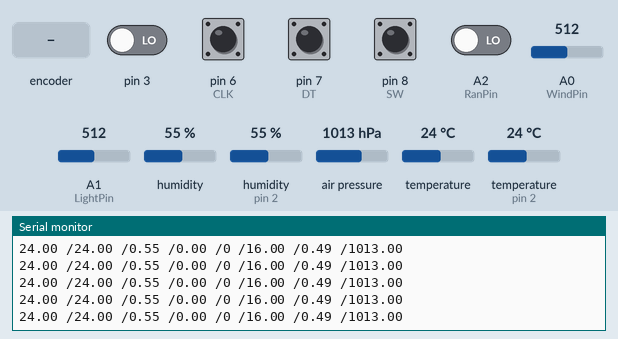
Bench run of a sketch on a simulated Arduino Uno, built with avr-gcc and run on an emulated ATmega328P. Shown: the last lines printed to the serial monitor. The inputs (shaded band) are chosen by the test bench; at power-on: pin 6 (CLK), pin 7 (DT), pin 8 (SW) HIGH, A2 (RanPin), pin 3 LOW, air pressure 1013 hPa, temperature (sensor on pin 2) 24 °C, temperature 24 °C, A0 (WindPin) = 512, A1 (LightPin) = 512, humidity 55 %, humidity (sensor on pin 2) 55 %.

Above: at 1.2 s.
1.3 s: air pressure set to 952 hPa
At 1.47 s:
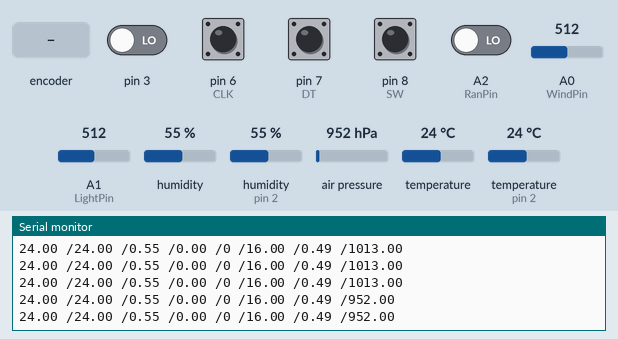
7.3 s: rotary encoder on pin 6 (CLK) / pin 7 (DT) turned 1 step (first pin leading)
At 7.53 s:
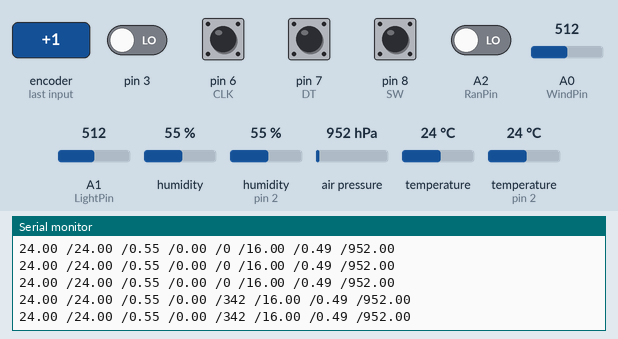
13.5 s: temperature (sensor on pin 2) set to 4 °C
At 13.6 s:
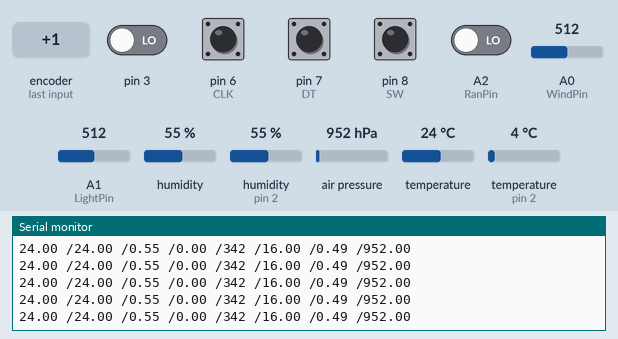
19.5 s: pin 8 (SW) pulled LOW for 0.15 s
At 19.57 s:
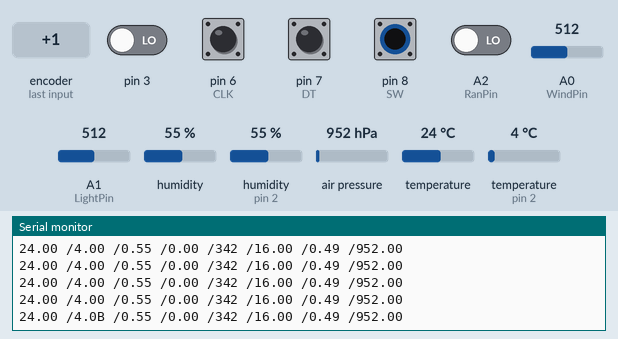
25.7 s: A2 (RanPin) driven HIGH
At 25.85 s:
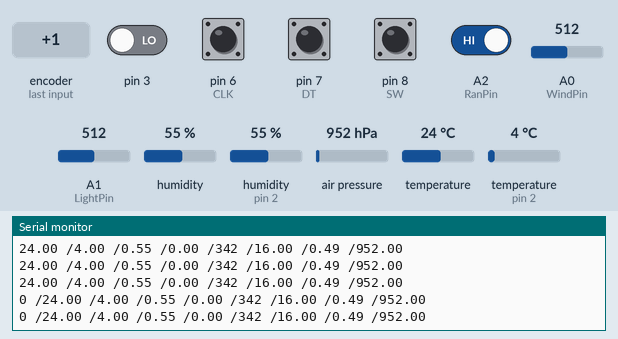
27.6 s: temperature (sensor 0) set to 4 °C
At 27.6 s:
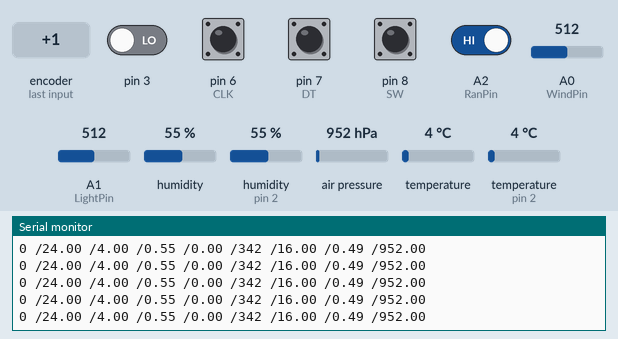

Measured:
- after the input at 1.3 s, the serial monitor: prints a new line after 0.11 s (image 1)
- after the input at 7.3 s, the serial monitor: prints a new line after 0.17 s (image 2)
- after the input at 19.5 s, the serial monitor: prints a new line after 0.06 s (image 4)
- after the input at 25.7 s, the serial monitor: prints a new line after 0.08 s (image 5)

The sketch:

testwind_speed.ino
```cpp
#include <PinChangeInterrupt.h> // Include the PinChangeInterrupt library
#include <DHT.h>
/* bme */

#include <Wire.h>
#include <Adafruit_Sensor.h>
#include <Adafruit_BME280.h>

#define SEALEVELPRESSURE_HPA (1013.25) // Change this to your local sea level pressure
Adafruit_BME280 bme; // I2C

/* bme def */
struct SensorData {
  float temperature;
  float humidity;
  float pressure;
  float altitude;
};


#define DHTPIN 2      // Pin where the DHT11 sensor is connected
#define DHTTYPE DHT11 // DHT11 sensor type

DHT dht(DHTPIN, DHTTYPE);

#define LightPin A1
#define RanPin A2


#define CLK 6
#define DT 7
#define SW 8
#define WindPin A0

int angle = 0;
int counter = 0;
int currentState;
int initState;
float lastvalue=0;
unsigned long debounceDelay = 0;

bool magnetDetected = false;
unsigned long startTime = 0;
unsigned long endTime = 0;

enum State {
  IDLE,
  DETECTING,
  TIMING
};

State currentStateWind = IDLE;
const int numSamples = 50;
unsigned long samples[numSamples];
int sampleIndex = 0;

void setup() {
  pinMode(CLK, INPUT);
  pinMode(DT, INPUT);
  pinMode(SW, INPUT_PULLUP);
  pinMode(WindPin, INPUT);

  pinMode(LightPin,INPUT);
  pinMode(RanPin,INPUT);

  Serial.begin(9600);
  dht.begin();
  initState = digitalRead(CLK);

  attachInterrupt(0, encoder_value, CHANGE);
  attachInterrupt(1, encoder_value, CHANGE);
  attachPCINT(digitalPinToPCINT(SW), button_press, CHANGE);

  /* setup */
   if (!bme.begin(0x76)) {
    Serial.println("Could not find a valid BME280 sensor, check wiring!");
    while (1);
  }
}


// dht11

float readHumidity() {
  float humidity = dht.readHumidity();
  return humidity;
}

float readTemperature() {
  float temperature = dht.readTemperature();
  return temperature;
}

// ###############################################


SensorData readSensorData() {
  SensorData data;

  data.temperature = bme.readTemperature();
  data.humidity = bme.readHumidity();
  data.pressure = bme.readPressure() / 100.0F; // Convert Pa to hPa
  data.altitude = bme.readAltitude(SEALEVELPRESSURE_HPA);

  return data;
}


void loop() {
  windSpeedCalculator();
  SensorData sensorData = readSensorData();
  int currentAngle = encoder_value();

  // Do something with the currentAngle value
  // print bme values
  float humidityValue = readHumidity();
  float temperatureValue = readTemperature();
  float light=analogRead(LightPin);
  int ran =digitalRead(RanPin);
  light=(light*100)/1024;

  if(ran>0){
  Serial.print("0 /");
  }

  Serial.print(sensorData.temperature);
  Serial.print(" /");

  Serial.print(temperatureValue);
  Serial.print(" /");

  Serial.print((humidityValue*1)/100.0);
  Serial.print(" /");

  Serial.print(String(lastvalue)+String(" /"));

  Serial.print(String(angle) + " /" );

  Serial.print("16.00 /");

  Serial.print((light*10)/1024);
  Serial.print(" /");

  Serial.println(sensorData.pressure);


  Serial.println();

}

void button_press() {
  int buttonVal = digitalRead(SW);
  if (buttonVal == LOW) {
    if (millis() - debounceDelay > 200) {
      Serial.println("Button pressed!");
    }
    debounceDelay = millis();
  }
}

int encoder_value() {
  currentState = digitalRead(CLK);
  if (currentState != initState && currentState == 1) {
    if (digitalRead(DT) != currentState) {
      counter++;
    } else {
      counter--;
    }

    if (counter < 0) {
      counter = 19;
    } else if (counter > 19) {
      counter = 0;
    }

    angle = counter * (360 / 20);

  }
  initState = currentState;
  return angle;
}


void windSpeedCalculator() {
  int windPinValue = analogRead(WindPin);

  switch (currentStateWind) {
    case IDLE:
      if (windPinValue < 5) {
        currentStateWind = DETECTING;
      }
      break;

    case DETECTING:
      if (windPinValue > 5) {
        startTime = millis();
        currentStateWind = TIMING;
      }
      break;

    case TIMING:
      if (windPinValue < 5) {
        endTime = millis();
        unsigned long elapsedTime = endTime - startTime;

        samples[sampleIndex] = elapsedTime;
        sampleIndex++;

        if (sampleIndex >= numSamples) {
          unsigned long targetTime = samples[numSamples / 2];
          unsigned long closestDiff = abs(samples[0] - targetTime);
          unsigned long sumClosest = samples[0];
          for (int i = 1; i < numSamples; i++) {
            unsigned long diff = abs(samples[i] - targetTime);
            if (diff < closestDiff) {
              closestDiff = diff;
              sumClosest = samples[i];
            }
          }
          float windSpeedMPerS = (2.0 * 3.14159265358979323846 * 0.14) / ((float)sumClosest / numSamples) ;
          float windSpeedKmPerH = windSpeedMPerS * 3.6;

          lastvalue=windSpeedKmPerH;


          sampleIndex = 0;
          currentStateWind = IDLE;
        }
      }
      break;
  }
  delay(1);
}
```
